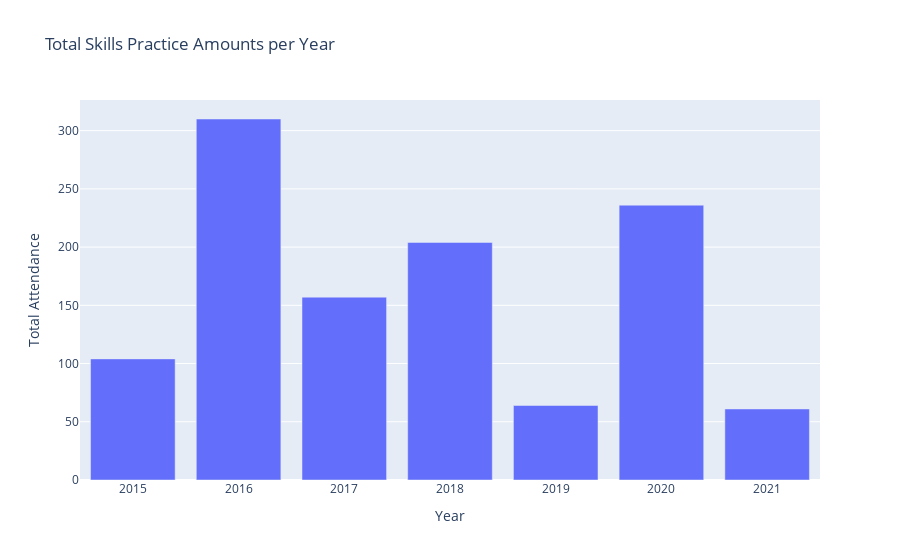

The notebook cell this image was saved under:
### Code cell
# Assuming 'Type' represents different event types and 'Attendance' represents the number of attendees
skills_practice = df_att[df_att['Type'] == 'Skills Practice']
skills_practice_per_year = skills_practice.groupby('Year')['Attendance'].sum().reset_index()

# Create a bar plot
fig = px.bar(skills_practice_per_year, x='Year', y='Attendance', title='Total Skills Practice Amounts per Year')
fig.update_layout(xaxis_title='Year', yaxis_title='Total Attendance')
fig.show()

### Figure 1 — Plotly figure (JSON) as saved in the notebook; plotly's stock layout.template omitted (floating-point values rounded to 4 significant figures)
{"data": [{"alignmentgroup": "True", "hovertemplate": "Year=%{x}<br>Attendance=%{y}<extra></extra>", "legendgroup": "", "marker": {"color": "#636efa", "pattern": {"shape": ""}}, "name": "", "offsetgroup": "", "orientation": "v", "showlegend": false, "textposition": "auto", "type": "bar", "x": [2015, 2016, 2017, 2018, 2019, 2020, 2021], "xaxis": "x", "y": [104, 310, 157, 204, 64, 236, 61], "yaxis": "y"}], "layout": {"barmode": "relative", "legend": {"tracegroupgap": 0}, "title": {"text": "Total Skills Practice Amounts per Year"}, "xaxis": {"anchor": "y", "domain": [0, 1], "title": {"text": "Year"}}, "yaxis": {"anchor": "x", "domain": [0, 1], "title": {"text": "Total Attendance"}}}}
